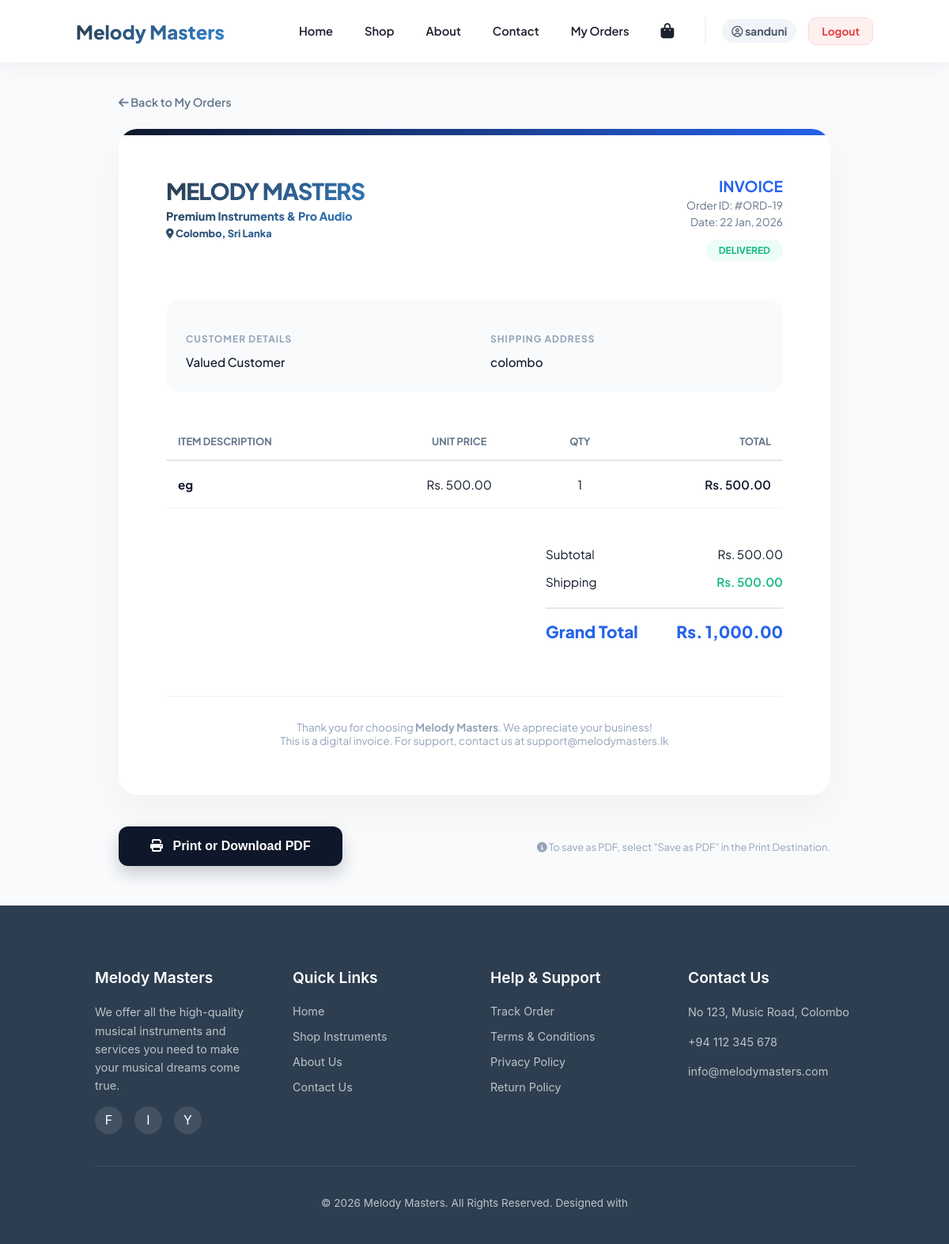
Page /order_details.php?id=19 (signed in) on the committed database.
### tables this page shows
CREATE TABLE `orders` (
  `order_id` int(11) NOT NULL,
  `user_id` int(11) DEFAULT NULL,
  `order_date` timestamp NOT NULL DEFAULT current_timestamp(),
  `total_amount` decimal(10,2) NOT NULL,
  `shipping_cost` decimal(10,2) DEFAULT 0.00,
  `order_status` enum('Pending','Paid','Shipped','Delivered') DEFAULT 'Pending',
  `shipping_address` text DEFAULT NULL,
  `payment_method` varchar(50) DEFAULT NULL
);

CREATE TABLE `order_items` (
  `order_item_id` int(11) NOT NULL,
  `order_id` int(11) DEFAULT NULL,
  `product_id` int(11) DEFAULT NULL,
  `product_name` varchar(255) DEFAULT NULL,
  `price` decimal(10,2) DEFAULT NULL,
  `quantity` int(11) DEFAULT NULL
);

### order_details.php (the view, shortened to what this page needs)
<?php
include 'db_connect.php';
include 'navbar.php';
$order_id = mysqli_real_escape_string($conn, $_GET['id']);
$user_id = $_SESSION['user_id'];
$order_query = "SELECT * FROM orders WHERE order_id = '$order_id' AND user_id = '$user_id'";
$order_result = $conn->query($order_query);
$order = $order_result->fetch_assoc();
$items_query = "SELECT * FROM order_items WHERE order_id = '$order_id'";
$items_result = $conn->query($items_query);
?>
<!DOCTYPE html>
<html lang="en">
<head>
    <link rel="stylesheet" href="https://cdnjs.cloudflare.com/ajax/libs/font-awesome/6.4.2/css/all.min.css">
</head>
<body>
<div class="container">
    <div class="no-print">
        <a href="my_orders.php" class="btn-back"><i class="fa-solid fa-arrow-left"></i> Back to My Orders</a>
    </div>
    <div class="invoice-card" id="printableInvoice">
        <div class="invoice-header">
            <div class="brand">
                <h1>MELODY MASTERS</h1>
                <p>Premium Instruments & Pro Audio</p>
                <p style="font-size: 0.8rem;"><i class="fa-solid fa-location-dot"></i> Colombo, Sri Lanka</p>
            </div>
            <div class="order-meta">
                <h2>INVOICE</h2>
                <p>Order ID: #ORD-<?php echo $order['order_id']; ?></p>
                <p>Date: <?php echo date('d M, Y', strtotime($order['order_date'])); ?></p>
                <div class="status-badge"><?php echo $order['order_status']; ?></div>
            </div>
        </div>
        <div class="info-grid">
            <div class="info-block">
                <h4>Customer Details</h4>
                <p><?php echo $_SESSION['user_name'] ?? 'Valued Customer'; ?></p>
            </div>
            <div class="info-block">
                <h4>Shipping Address</h4>
                <p><?php echo !empty($order['shipping_address']) ? $order['shipping_address'] : "Standard Delivery - Address on Record"; ?></p>
            </div>
        </div>
        <table class="items-table">
            <thead>
                <tr>
                    <th>Item Description</th>
                    <th style="text-align: center;">Unit Price</th>
                    <th style="text-align: center;">Qty</th>
                    <th style="text-align: right;">Total</th>
                </tr>
            </thead>
            <tbody>
                <?php
                $subtotal = 0;
                while($item = $items_result->fetch_assoc()):
                    $line_total = $item['price'] * $item['quantity'];
                    $subtotal += $line_total;
                ?>
                <tr>
                    <td><span class="product-name"><?php echo $item['product_name']; ?></span></td>
                    <td style="text-align: center;">Rs. <?php echo number_format($item['price'], 2); ?></td>
                    <td style="text-align: center;"><?php echo $item['quantity']; ?></td>
                    <td style="text-align: right; font-weight:600;">Rs. <?php echo number_format($line_total, 2); ?></td>
                </tr>
                <?php endwhile; ?>
            </tbody>
        </table>
        <div class="invoice-footer">
            <div class="summary-box">
                <div class="summary-row">
                    <span>Subtotal</span>
                    <span>Rs. <?php echo number_format($subtotal, 2); ?></span>
                </div>
                <div class="summary-row">
                    <span>Shipping</span>
                    <span style="color:var(--success); font-weight:600;">
                        <?php echo ($order['shipping_cost'] == 0) ? "FREE" : "Rs. ".number_format($order['shipping_cost'], 2); ?>
                    </span>
                </div>
                <div class="summary-row total">
                    <span>Grand Total</span>
                    <span>Rs. <?php echo number_format($order['total_amount'], 2); ?></span>
                </div>
            </div>
        </div>
        <div style="margin-top: 60px; text-align: center; border-top: 1px solid #f1f5f9; padding-top: 30px;">
            <p style="color:#94a3b8; font-size:0.85rem; margin:0;">
                Thank you for choosing <strong>Melody Masters</strong>. We appreciate your business!<br>
                This is a digital invoice. For support, contact us at support@melodymasters.lk
            </p>
        </div>
    </div>
    <div class="actions no-print">
        <button onclick="window.print()" class="btn-print">
            <i class="fa-solid fa-print" style="margin-right:8px;"></i> Print or Download PDF
        </button>
        <p style="color: #94a3b8; font-size: 0.8rem; margin-top: 15px;">
            <i class="fa-solid fa-circle-info"></i> To save as PDF, select "Save as PDF" in the Print Destination.
        </p>
    </div>
</div>
<?php include 'footer.php'; ?>
</body>
</html>

### navbar.php (style rules this page uses)
:root { --nav-bg: rgba(255, 255, 255, 0.95); --nav-text: #1a202c; --nav-accent: #3182ce; --nav-hover-bg: #f7fafc; --nav-logout: #e53e3e; --nav-shadow: 0 4px 20px rgba(0, 0, 0, 0.05); --transition: all 0.3s cubic-bezier(0.4, 0, 0.2, 1); }
body { margin: 0; padding-top: 80px; }
.brand { font-size: 1.5rem; font-weight: 800; color: var(--nav-text); text-decoration: none; background: linear-gradient(135deg, #2c3e50, var(--nav-accent)); -webkit-background-clip: text; -webkit-text-fill-color: transparent; transition: var(--transition); }

### order_details.php (style rules this page uses)
:root { --primary: #0f172a; --accent: #2563eb; --success: #10b981; --border: #e2e8f0; --bg-light: #f8fafc; }
body { font-family: 'Plus Jakarta Sans', sans-serif; background: var(--bg-light); color: var(--primary); margin: 0; -webkit-print-color-adjust: exact; }
.container { max-width: 900px; margin: 40px auto; padding: 0 20px; }
.no-print { display: flex; justify-content: space-between; align-items: center; margin-bottom: 25px; }
.btn-back { text-decoration: none; color: #64748b; font-weight: 600; font-size: 0.9rem; transition: 0.3s; }
.invoice-card { background: white; padding: 60px; border-radius: 24px; box-shadow: 0 20px 50px rgba(0,0,0,0.04); position: relative; overflow: hidden; }
.invoice-card::before { content: ""; position: absolute; top: 0; left: 0; width: 100%; height: 8px; background: linear-gradient(to right, var(--primary), var(--accent)); }
.invoice-header { display: flex; justify-content: space-between; margin-bottom: 50px; }
.brand h1 { font-size: 1.8rem; font-weight: 800; letter-spacing: -1px; margin: 0; color: var(--primary); }
.brand p { color: #64748b; margin: 5px 0; font-size: 0.9rem; }
.order-meta { text-align: right; }
.order-meta h2 { font-size: 1.2rem; font-weight: 700; margin: 0; color: var(--accent); }
.order-meta p { color: #64748b; font-size: 0.85rem; margin: 4px 0; }
.status-badge { display: inline-block; background: #ecfdf5; color: var(--success); padding: 6px 16px; border-radius: 100px; font-size: 0.75rem; font-weight: 700; text-transform: uppercase; margin-top: 10px; }
.info-grid { display: grid; grid-template-columns: 1fr 1fr; gap: 40px; margin-bottom: 40px; padding: 25px; background: #f8fafc; border-radius: 16px; }
.info-block h4 { font-size: 0.75rem; text-transform: uppercase; color: #94a3b8; letter-spacing: 1px; margin-bottom: 10px; }
.info-block p { font-size: 0.95rem; line-height: 1.6; margin: 0; font-weight: 500; }
.items-table { width: 100%; border-collapse: collapse; margin-top: 20px; }
.items-table th { text-align: left; padding: 15px; border-bottom: 2px solid var(--border); color: #64748b; font-size: 0.8rem; text-transform: uppercase; font-weight: 700; }
.items-table td { padding: 20px 15px; border-bottom: 1px solid #f1f5f9; font-size: 0.95rem; }
.product-name { font-weight: 700; color: var(--primary); display: block; }
.invoice-footer { display: flex; justify-content: flex-end; margin-top: 40px; }
.summary-box { width: 300px; }
.summary-row { display: flex; justify-content: space-between; padding: 8px 0; font-size: 0.95rem; }
.summary-row.total { margin-top: 15px; padding-top: 15px; border-top: 2px solid var(--border); font-size: 1.3rem; font-weight: 800; color: var(--accent); }
.actions { text-align: center; margin-top: 40px; }
.btn-print { background: var(--primary); color: white; border: none; padding: 16px 40px; border-radius: 12px; font-size: 1rem; font-weight: 700; cursor: pointer; transition: 0.3s; box-shadow: 0 10px 20px rgba(15, 23, 42, 0.2); }

### footer.php (style rules this page uses)
:root { --footer-bg: #2c3e50; --footer-text: #bdc3c7; --footer-heading: #ffffff; --footer-accent: #3498db; }

### rows in the picture
orders: order_id "19", order_date "22 Jan, 2026", order_status "DELIVERED", shipping_address "colombo", shipping_cost "500.00", total_amount "1,000.00"
order_items: product_name "eg", price "500.00", quantity "1"

### other values in the picture
explode(' ', $_SESSION['full_name'])[0] "sanduni"
$_SESSION['user_name'] "Valued Customer"
$subtotal "500.00"
